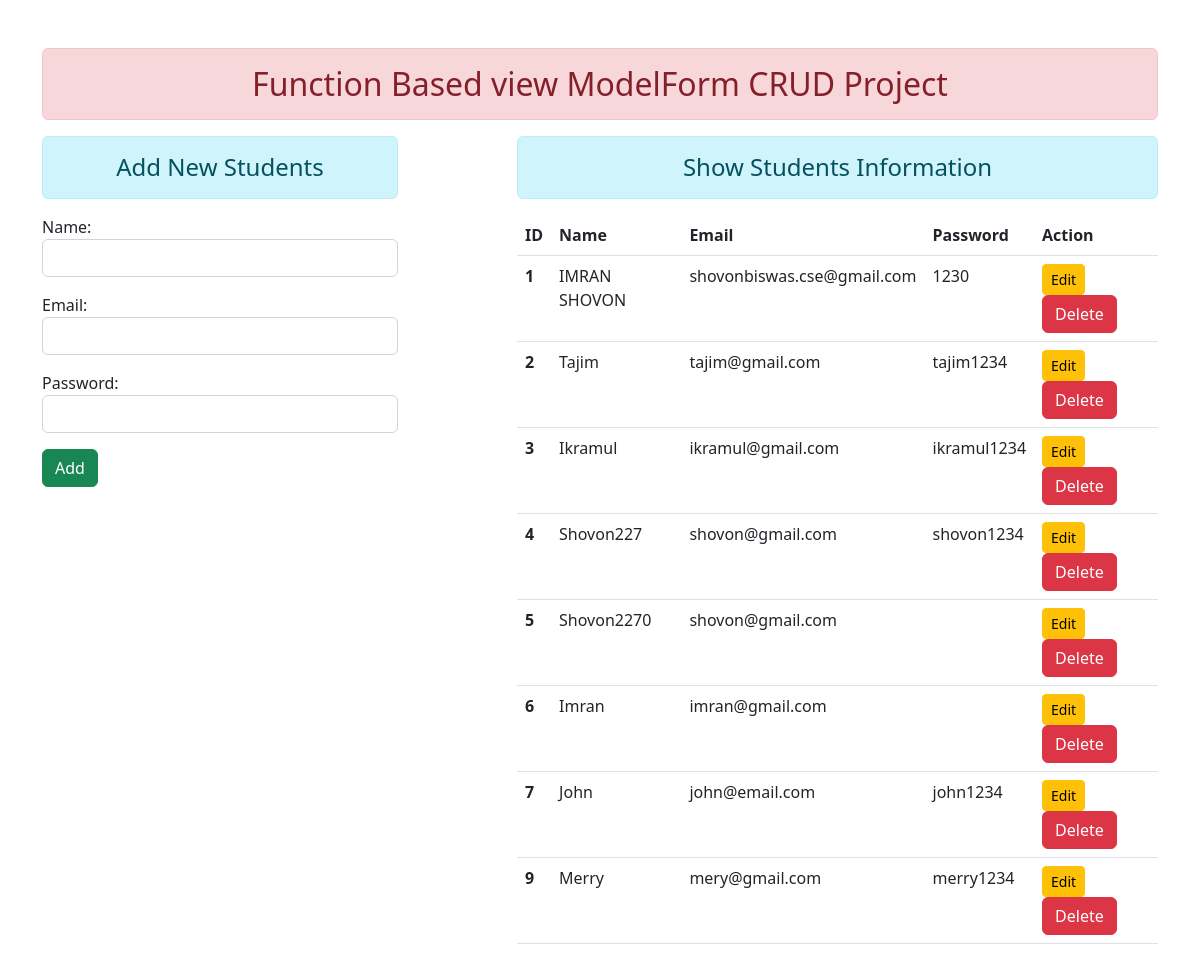
The page / on the database its author committed.
### enroll/models.py (models this page shows)
class User(models.Model):
    name = models.CharField(max_length=100)
    email = models.EmailField(max_length=100)
    password = models.CharField(max_length=100)

### enroll/views.py (the view)
# urls.py: path('', views.add_show, name="add-show"),
def add_show(request):
    if request.method == "POST":
        fm = StudentRegistration(request.POST)
        if fm.is_valid():
            nm = fm.cleaned_data['name']
            em = fm.cleaned_data['email']
            pw = fm.cleaned_data['password']
            reg = User(name=nm, email=em, password=pw)
            reg.save()
            fm = StudentRegistration()
    else:
        fm = StudentRegistration()
    stud = User.objects.all()
    return render(request, 'enroll/addandshow.html', {
        'form': fm,
        'stu': stud,
    })

### enroll/forms.py
class StudentRegistration(forms.ModelForm):
    class Meta:
        model = User
        fields = ['name', 'email', 'password']
        widgets = {
            'name': forms.TextInput(attrs={'class': 'form-control'}),
            'email': forms.EmailInput(attrs={'class': 'form-control'}),
            'password': forms.PasswordInput(render_value=True, attrs={'class': 'form-control'})
        }

### enroll/templates/enroll/addandshow.html (shortened to what this page needs)
{% extends "enroll/base.html"%} {% block content%}
<div class="row">
  <div class="col-sm-4">
    <h4 class="text-center alert alert-info">Add New Students</h4>
    <form action="" method="POST">
      {% csrf_token %} {{ form.as_p}}
      <input type="submit" class="btn btn-success" value="Add" />
    </form>
  </div>
  <div class="col-sm-7 offset-1">
    <h4 class="text-center alert alert-info">Show Students Information</h4>
    {% if stu %}
    <table class="table table-hover">
      <thead>
        <tr>
          <th scope="col">ID</th>
          <th scope="col">Name</th>
          <th scope="col">Email</th>
          <th scope="col">Password</th>
          <th scope="col">Action</th>
        </tr>
      </thead>
      <tbody>
        {% for stu in stu%}
        <tr>
          <th scope="row">{{stu.id}}</th>
          <td>{{stu.name}}</td>
          <td>{{stu.email}}</td>
          <td>{{stu.password}}</td>
          <td>
            <a
              href="{% url 'update-data' stu.id %}"
              class="btn btn-warning btn-sm"
            >
              Edit</a
            >
            <form
              action="{% url 'delete-data' stu.id %}"
              method="post"
              class="d-inline"
            >
              <input type="submit" class="btn btn-danger" value="Delete" />
            </form>
          </td>
        </tr>
        {%endfor%} {%else %}
        <h4 class="text-center alert alert-warning">No Data Available</h4>
      </tbody>
    </table>
    {% endif%}
  </div>
</div>
{%endblock%}

### enroll/templates/enroll/base.html (shortened to what this page needs)
<!DOCTYPE html>
{% load static%}
<html lang="en">
  <head>
    <link rel="stylesheet" href="{% static 'enroll/css/bootstrap.css' %}" />
  </head>
  <body>
    <div class = "container mt-5">
    <h2 class = "text-center alert alert-danger">Function Based view ModelForm CRUD Project</h2>
    {%block content%} {% endblock%}
    </div>

### rows shown on the page
User: id "1", name "IMRAN SHOVON", email "shovonbiswas.cse@gmail.com", password "1230"
User: id "2", name "Tajim", email "tajim@gmail.com", password "tajim1234"
User: id "3", name "Ikramul", email "ikramul@gmail.com", password "ikramul1234"
User: id "4", name "Shovon227", email "shovon@gmail.com", password "shovon1234"
User: id "5", name "Shovon2270", email "shovon@gmail.com"
User: id "6", name "Imran", email "imran@gmail.com"
User: id "7", name "John", email "john@email.com", password "john1234"
User: id "9", name "Merry", email "mery@gmail.com", password "merry1234"
